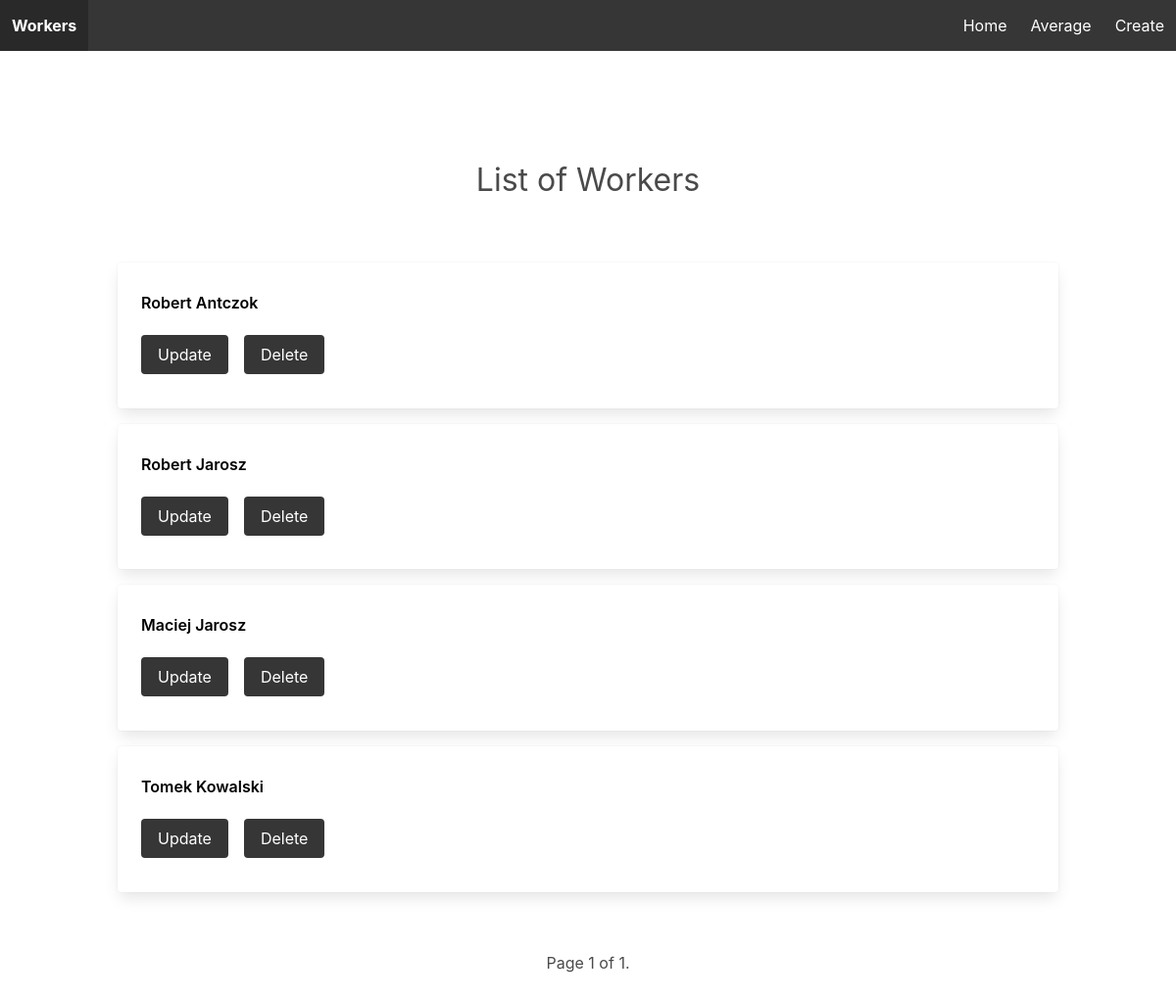
The page / on the database its author committed.
### project/models.py (models this page shows, shortened)
class Worker(models.Model):
    name = models.CharField(max_length=255)
    surname = models.CharField(max_length=255)
    profession = models.CharField(max_length=255)
    age = models.IntegerField(validators=[MinValueValidator(1), MaxValueValidator(200)])
    image = models.ImageField(upload_to ='uploads/', null=True, blank=True)
    class Meta:
        ordering = ['surname']

### project/views.py (the view)
# urls.py: path('', views.WorkersList.as_view(), name='worker-list'),
class WorkersList(ListView):
    paginate_by = 5
    model = Worker
    template_name = 'index.html'

### project/templates/index.html (shortened to what this page needs)
{% extends 'base.html' %}
{% load static %}
{% block content %}
    <div class="container">
        <div class="column is-12 has-text-centered mt-6 mb-6">
            <h2 class="is-size-3">List of Workers</h2>
        </div>
        {% for worker in page_obj %}
        <div class="card mb-4" id="workerTable">
            <div class="card-content" id="worker-{{worker.id}}">
            <div class="content">
                <h3 class="is-size-6 mt-2"><a href="{% url 'worker-detail' worker.id %}" id="worker-detail">{{ worker.name|title }} {{ worker.surname|title }}</a></h3>
            </div>
            <div class="content">
                <h3 class="is-size-6 mt-2"><button class="button is-dark is-uupercase mr-4"><a href="{% url 'worker-update' worker.id %}" id="worker-update">Update</a></button><button onClick="deleteUser({{worker.id}})" class="button is-dark is-uupercase">Delete</button></h3>
            </div>
            </div>
        </div>
        {% endfor %}
        <div class="column is-12 has-text-centered mt-6 mb-6">
            <span class="step-links">
                <span class="current">
                    Page {{ page_obj.number }} of {{ page_obj.paginator.num_pages }}.
                </span>
            </span>
        </div>
    </div>
{% endblock %}

### static/css/main.css (style rules this page uses)
a { text-decoration: None; color: white; }
#worker-detail { color: black; }

### rows shown on the page
Worker: name "Robert", surname "Antczok"
Worker: name "Robert", surname "Jarosz"
Worker: name "Maciej", surname "Jarosz"
Worker: name "Tomek", surname "Kowalski"

### other values the page prints
{{ page_obj.number }} "1"
{{ page_obj.paginator.num_pages }} "1"
